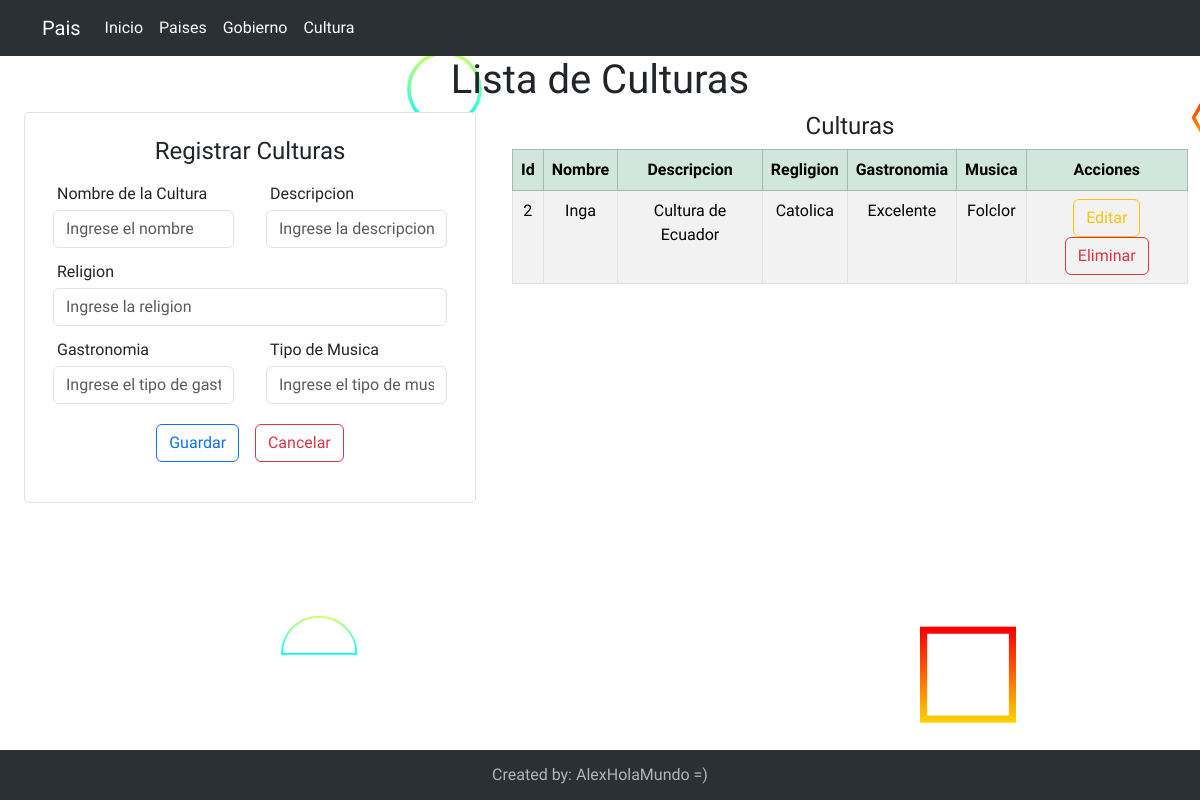
/cultura/, run on the app's committed database.
### Aplicaciones/Evaluacion/models.py (models this page shows, shortened)
class Cultura(models.Model):
    id = models.AutoField(primary_key=True, verbose_name='Id de la Cultura')
    nombre = models.CharField(max_length=50, verbose_name='Nombre de la Cultura')
    descripcion = models.CharField(max_length=50, verbose_name='Descripcion')
    religion = models.CharField(max_length=50, verbose_name='Religion')
    gastronomia = models.CharField(max_length=50, verbose_name='Gastronomia')
    musica = models.CharField(max_length=50, verbose_name='Musica')

### Aplicaciones/Evaluacion/views.py (the view)
# urls.py: path('cultura/', views.cultura, name='cultura'),
def cultura(request):
    culturasBdd=Cultura.objects.all()
    return render (request, 'cultura.html', {'culturas': culturasBdd})

### Aplicaciones/Evaluacion/templates/cultura.html (shortened to what this page needs)
{% extends "./plantilla.html" %} {% block contenido %}
<h1 class="text-center">Lista de Culturas</h1>
<div class="row m-0 p-0">
  <div class="col-md-5">
    <div class="container w-100">
      <form action="/guardarCultura/" method="post" class="p-4 border">
        <h4 class="text-center">Registrar Culturas</h4>
        <div class="row">
          <div class="col-md-6">
            <div class="m-1">
              <label for="" class="form-label m-1">Nombre de la Cultura</label>
              <input
                type="text"
                required
                class="form-control"
                placeholder="Ingrese el nombre"
                value=""
                name="nombre"
                id="nombre"
              />
            </div>
          </div>
          <div class="col-md-6">
            <div class="m-1">
              <label for="" class="form-label m-1">Descripcion</label>
              <input
                type="text"
                required
                class="form-control"
                placeholder="Ingrese la descripcion"
                value=""
                name="descripcion"
                id="descripcion"
              />
            </div>
          </div>
        </div>
        <div class="m-1">
          <label for="" class="form-label m-1">Religion</label>
          <input
            type="text"
            required
            class="form-control"
            placeholder="Ingrese la religion"
            value=""
            name="religion"
            id="religion"
          />
        </div>
        <div class="row">
          <div class="col-md-6">
            <div class="m-1">
              <label for="" class="form-label m-1">Gastronomia</label>
              <input
                type="text"
                required
                class="form-control"
                placeholder="Ingrese el tipo de gastronomia"
                value=""
                name="gastronomia"
                id="gastronomia"
              />
            </div>
          </div>
          <div class="col-md-6">
            <div class="m-1">
              <label for="" class="form-label m-1">Tipo de Musica</label>
              <input
                type="text"
                required
                class="form-control"
                placeholder="Ingrese el tipo de musica"
                value=""
                name="musica"
                id="musica"
              />
            </div>
          </div>
        </div>
        <center class="m-3">
          <button type="submit" name="button" class="btn btn-outline-primary">
            Guardar
          </button>
          <button type="reset" name="button" class="btn btn-outline-danger">
            Cancelar
          </button>
        </center>
      </form>
    </div>
  </div>
  <div class="col-md-7">
    <h4 class="text-center">Culturas</h4>
    <table class="table table-striped table-hover table-bordered">
      <thead>
        <tr class="table-success">
          <th class="text-center" scope="col">Id</th>
          <th class="text-center" scope="col">Nombre</th>
          <th class="text-center" scope="col">Descripcion</th>
          <th class="text-center" scope="col">Regligion</th>
          <th class="text-center" scope="col">Gastronomia</th>
          <th class="text-center" scope="col">Musica</th>
          <th class="text-center" scope="col">Acciones</th>
        </tr>
      </thead>
      <tbody>
        {% for cultura in culturas %}
        <tr>
          <td class="text-center">{{cultura.id }}</td>
          <td class="text-center">{{cultura.nombre }}</td>
          <td class="text-center">{{cultura.descripcion }}</td>
          <td class="text-center">{{cultura.religion }}</td>
          <td class="text-center">{{cultura.gastronomia }}</td>
          <td class="text-center">{{cultura.musica }}</td>
          <td class="text-center">
            <a href="" class="btn btn-outline-warning">Editar</a>
            <a
              href="/eliminarCultura/{{cultura.id}}"
              class="btn btn-outline-danger"
              >Eliminar</a
            >
          </td>
        </tr>
        {% endfor %}
      </tbody>
    </table>
  </div>
</div>
{% endblock contenido %}

### Aplicaciones/Evaluacion/templates/plantilla.html (style rules this page uses)
body { background-color: #ffffff; background-attachment: fixed; background-size: cover; font-family: 'Signika Negative', sans-serif; }
form { background-color: #ffffff; border-radius: 5px; }

### data on the page
Cultura: id "2", nombre "Inga", descripcion "Cultura de Ecuador", religion "Catolica", gastronomia "Excelente", musica "Folclor"
